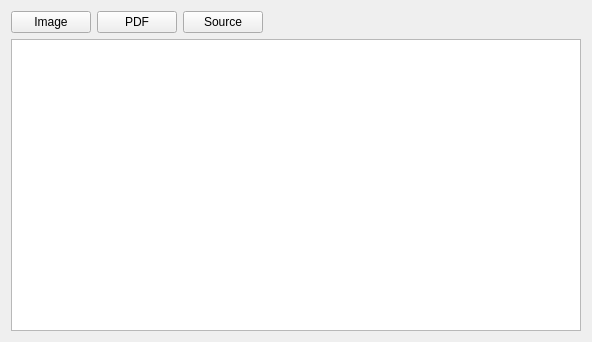
<?xml version="1.0" encoding="UTF-8"?>
<ui version="4.0">
 <class>LiveAnnotationWidget</class>
 <widget class="QWidget" name="LiveAnnotationWidget">
  <property name="geometry">
   <rect>
    <x>0</x>
    <y>0</y>
    <width>592</width>
    <height>342</height>
   </rect>
  </property>
  <property name="windowTitle">
   <string>Form</string>
  </property>
  <layout class="QVBoxLayout" name="verticalLayout">
   <item>
    <layout class="QHBoxLayout" name="horizontalLayout">
     <item>
      <widget class="QPushButton" name="pushButton">
       <property name="text">
        <string>Image</string>
       </property>
      </widget>
     </item>
     <item>
      <widget class="QPushButton" name="pushButton_2">
       <property name="text">
        <string>PDF</string>
       </property>
      </widget>
     </item>
     <item>
      <widget class="QPushButton" name="pushButton_3">
       <property name="text">
        <string>Source</string>
       </property>
      </widget>
     </item>
     <item>
      <spacer name="horizontalSpacer">
       <property name="orientation">
        <enum>Qt::Horizontal</enum>
       </property>
       <property name="sizeHint" stdset="0">
        <size>
         <width>40</width>
         <height>20</height>
        </size>
       </property>
      </spacer>
     </item>
    </layout>
   </item>
   <item>
    <widget class="QTextEdit" name="textEdit_Annotation"/>
   </item>
  </layout>
 </widget>
 <resources/>
 <connections/>
</ui>
